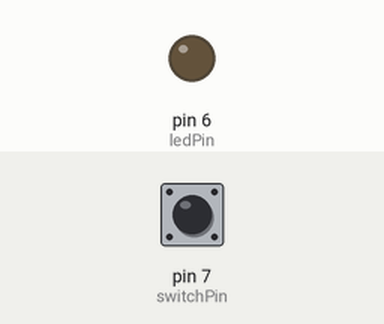
The sketch below on a simulated Arduino Uno, built with avr-gcc and run on an emulated ATmega328P. Shown: output pins drawn as LEDs (lit = HIGH). The test bench sets the inputs (shaded band); at power-on: pin 7 (switchPin) LOW.

Above: at 1.2 s.
1.3 s: pin 7 (switchPin) pulled HIGH for 0.15 s
At 2.5 s:
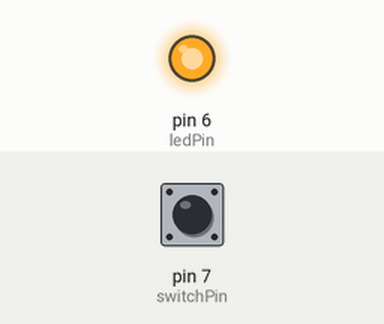
2.9 s: pin 7 (switchPin) pulled HIGH for 1 s
At 3.8 s:
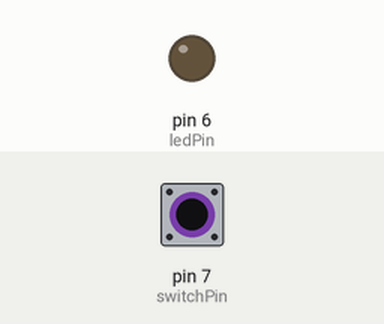
5.4 s: pin 7 (switchPin) pulled HIGH for 3.2 s
At 5.7 s:
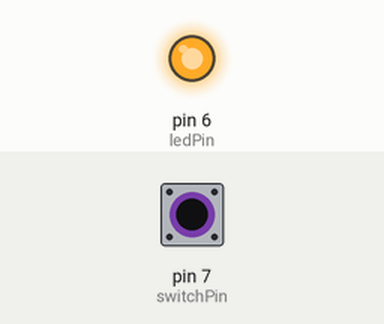
Timing chart, 0 to 8.4 s (numbered marks = the images above; inputs shaded):
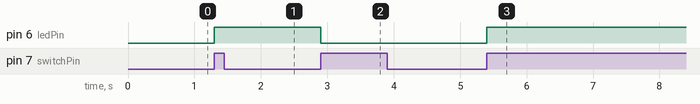

The sketch:

challenge_2.3.ino
```cpp
const int switchPin = 7;
const int ledPin = 6;

int switchState = 0;
int lastSwitchState = 0;
bool ledState = false;

void setup() {

  pinMode(switchPin, INPUT);
  pinMode(ledPin, OUTPUT);

  digitalWrite(ledPin, LOW);
}

void loop() {
  // Button actual state:
  switchState = digitalRead(switchPin);

  // LOW to HIGH
  if (switchState == HIGH && lastSwitchState == LOW) {
    ledState = !ledState;              // LED toggle
    digitalWrite(ledPin, ledState);    // LED (ON/OFF)
    delay(50);                         // Delay
  }

  lastSwitchState = switchState;
}
```

Measured:
- after the input at 1.3 s, pin 6 (ledPin): LOW → HIGH at once
- after the input at 2.9 s, pin 6 (ledPin): HIGH → LOW at once
- after the input at 5.4 s, pin 6 (ledPin): LOW → HIGH at once
